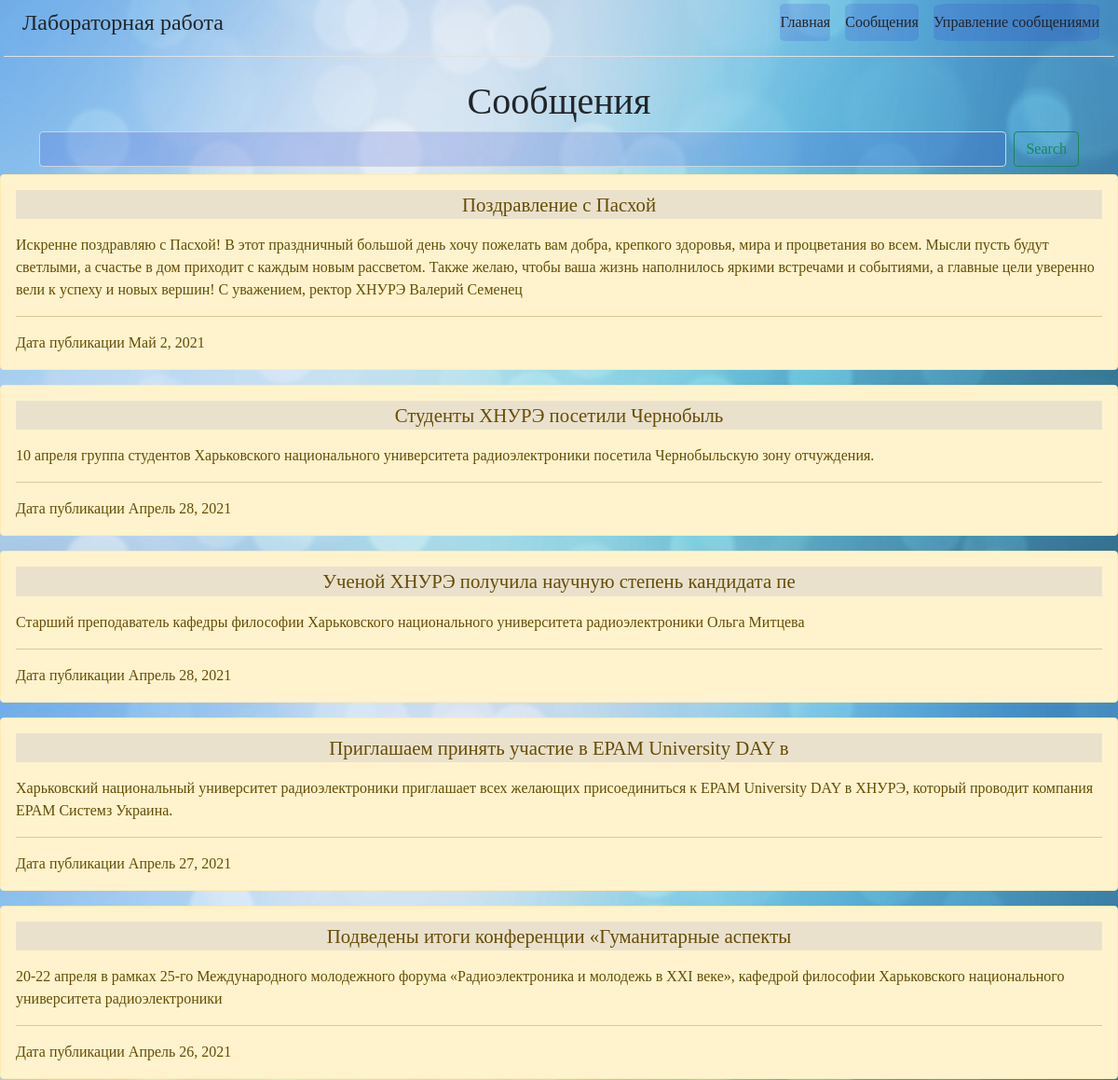
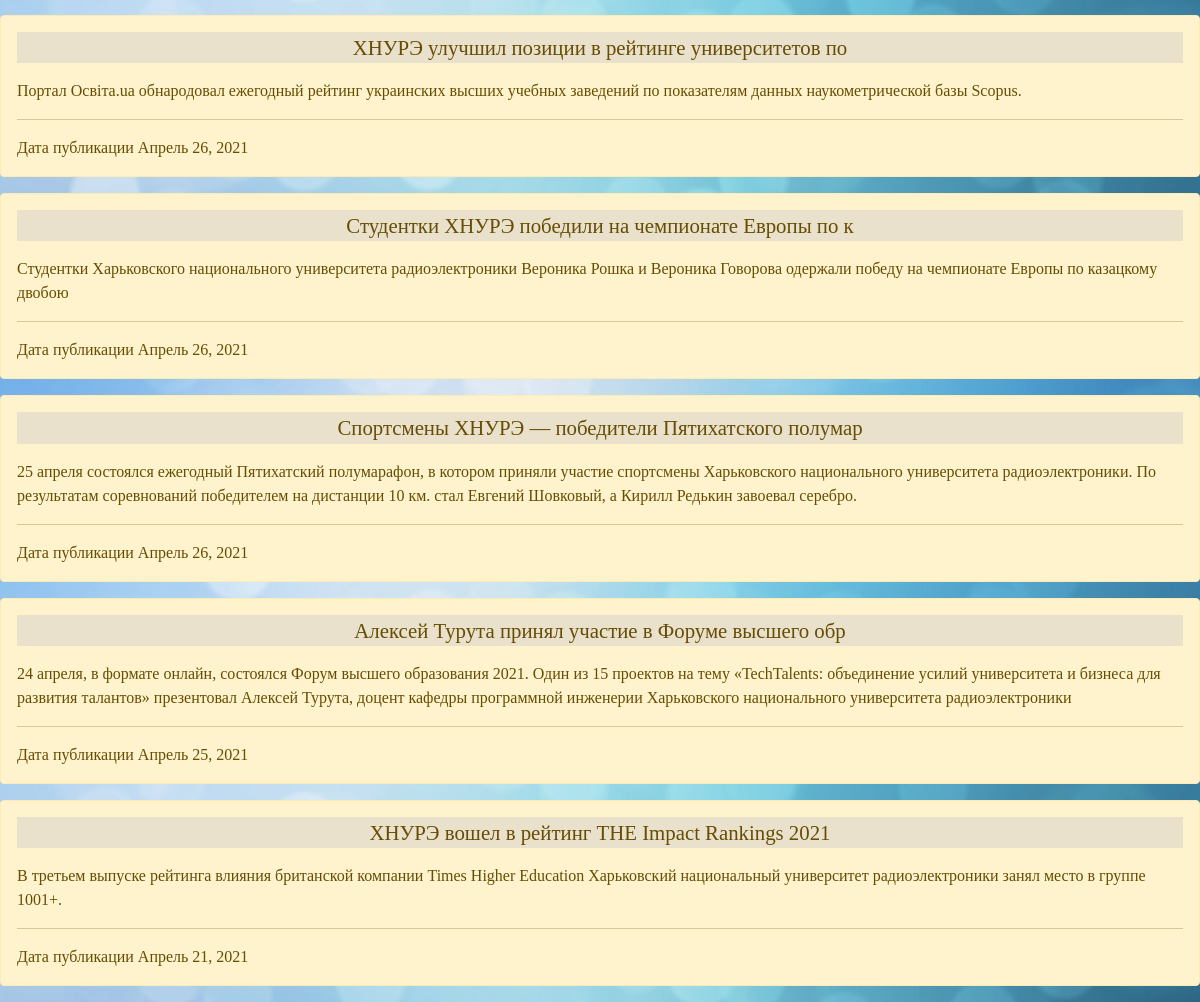
The page /messages on the database its author committed (2 pictures, top to bottom).
### main/models.py (models this page shows, shortened)
class Message(models.Model):
    title = models.CharField('Заголовок', max_length=50)
    body = models.TextField('Тело сообщения')
    date = models.DateField('Дата сообщения')
    class Meta:
        verbose_name = 'Сообщение'
        verbose_name_plural = 'Сообщения'

### main/views.py (the view)
# urls.py: path('messages', views.messages, name='messages')
def messages(request):
    search_query = request.GET.get('search', '')
    if search_query:
        message = Message.objects.filter(Q(title__icontains=search_query) | Q(body__icontains=search_query)).reverse()
    else:
        message = Message.objects.order_by('date').reverse()
    return render(request, 'main/messages.html', {'title': 'Сообщения', 'messages': message})

### main/templates/main/messages.html (shortened to what this page needs)
    {% extends 'main/base.html' %}
    {% block content %}
    <div>
        <div class="container">
            <h1>Сообщения</h1>
            <form class="d-flex mt-2" action="{% url 'messages' %}" method="get">
                <input class="form-control me-2" type="search" name="search">
                <button class="btn btn-outline-success" type="submit">Search</button>
            </form>
        </div>
        {% if messages %}
        {% for i in messages%}
            <div class="alert alert-warning mt-2">
                <p id="title">{{i.title}}</p>
                <span>{{i.body}}<hr>
                    Дата публикации {{i.date}}
                </span>
            </div>
        {% endfor %}
        {% else %}
            <div class="container">
                Данных нет
            </div>
        {% endif %}
    </div>
    {% endblock %}

### main/templates/main/base.html (shortened to what this page needs)
<!DOCTYPE html>
{% load static %}
<html lang="ru">
<head>
    <link href= "{% static 'main/css/style.css' %}" rel="stylesheet">
    <link href="https://cdn.jsdelivr.net/npm/bootstrap@5.0.0-beta3/dist/css/bootstrap.min.css" rel="stylesheet">
</head>
<body>
<header class="d-flex flex-column flex-md-row align-items-center pb-3 mb-4 border-bottom m-1">
    <div id="head">
        <a href="/" class="d-flex align-items-center text-dark text-decoration-none">
            Лабораторная работа
        </a>
    </div>
    <nav class="d-inline-flex mt-2 mt-md-0 ms-md-auto">
      <a class="me-3 py-2 text-dark text-decoration-none" href="{% url 'home' %}">Главная</a>
      <a class="me-3 py-2 text-dark text-decoration-none" href="{% url 'messages' %}">Сообщения</a>
      <a class="me-3 py-2 text-dark text-decoration-none" href="/admin">Управление сообщениями</a>
    </nav>
  </header>
{% block content %}{% endblock %}
</body>
</html>

### main/static/main/css/style.css (style rules this page uses)
* { font-family:cursive; }
input[type="search"] { background-color: rgba(54, 71, 204, 0.2); }
.container { text-align: center; margin-left: 3px; width: 100%; }
#title { display: block; font-size: 1.3em; background-color: rgba(54, 71, 204, 0.1); text-align: center; }
#head { margin-left: 20px; font-size: 1.5em; }
nav > a { background-color: rgba(54, 71, 204, 0.2); border-radius: 10%; }
body { background-image: url('../images/backimg.jpg'); background-size: 100%; }

### rows shown on the page
Message: title "Поздравление с Пасхой", body "Искренне поздравляю с Пасхой! В этот праздничный большой день хочу пожелать вам добра, крепкого здоровья, мира и процветания во всем. Мысли пусть будут светлыми, а счастье в дом приходит с каждым новым рассветом. Также желаю, чтобы ваша жизнь наполнилось яркими встречами и событиями, а главные цели уверенно вели к успеху и новых вершин! С уважением, ректор ХНУРЭ Валерий Семенец", date "Май 2, 2021"
Message: title "Студенты ХНУРЭ посетили Чернобыль", body "10 апреля группа студентов Харьковского национального университета радиоэлектроники посетила Чернобыльскую зону отчуждения.", date "Апрель 28, 2021"
Message: title "Ученой ХНУРЭ получила научную степень кандидата пе", body "Старший преподаватель кафедры философии Харьковского национального университета радиоэлектроники Ольга Митцева", date "Апрель 28, 2021"
Message: title "Приглашаем принять участие в ЕРАМ University DAY в", body "Харьковский национальный университет радиоэлектроники приглашает всех желающих присоединиться к ЕРАМ University DAY в ХНУРЭ, который проводит компания ЕРАМ Системз Украина.", date "Апрель 27, 2021"
Message: title "Подведены итоги конференции «Гуманитарные аспекты", body "20-22 апреля в рамках 25-го Международного молодежного форума «Радиоэлектроника и молодежь в XXI веке», кафедрой философии Харьковского национального университета радиоэлектроники", date "Апрель 26, 2021"
Message: title "ХНУРЭ улучшил позиции в рейтинге университетов по", body "Портал Освіта.ua обнародовал ежегодный рейтинг украинских высших учебных заведений по показателям данных наукометрической базы Scopus.", date "Апрель 26, 2021"
Message: title "Студентки ХНУРЭ победили на чемпионате Европы по к", body "Студентки Харьковского национального университета радиоэлектроники Вероника Рошка и Вероника Говорова одержали победу на чемпионате Европы по казацкому двобою", date "Апрель 26, 2021"
Message: title "Спортсмены ХНУРЭ — победители Пятихатского полумар", body "25 апреля состоялся ежегодный Пятихатский полумарафон, в котором приняли участие спортсмены Харьковского национального университета радиоэлектроники. По результатам соревнований победителем на дистанции 10 км. стал Евгений Шовковый, а Кирилл Редькин завоевал серебро.", date "Апрель 26, 2021"
Message: title "Алексей Турута принял участие в Форуме высшего обр", body "24 апреля, в формате онлайн, состоялся Форум высшего образования 2021. Один из 15 проектов на тему «TechTalents: объединение усилий университета и бизнеса для развития талантов» презентовал Алексей Турута, доцент кафедры программной инженерии Харьковского национального университета радиоэлектроники", date "Апрель 25, 2021"
Message: title "ХНУРЭ вошел в рейтинг THE Impact Rankings 2021", body "В третьем выпуске рейтинга влияния британской компании Times Higher Education Харьковский национальный университет радиоэлектроники занял место в группе 1001+.", date "Апрель 21, 2021"
